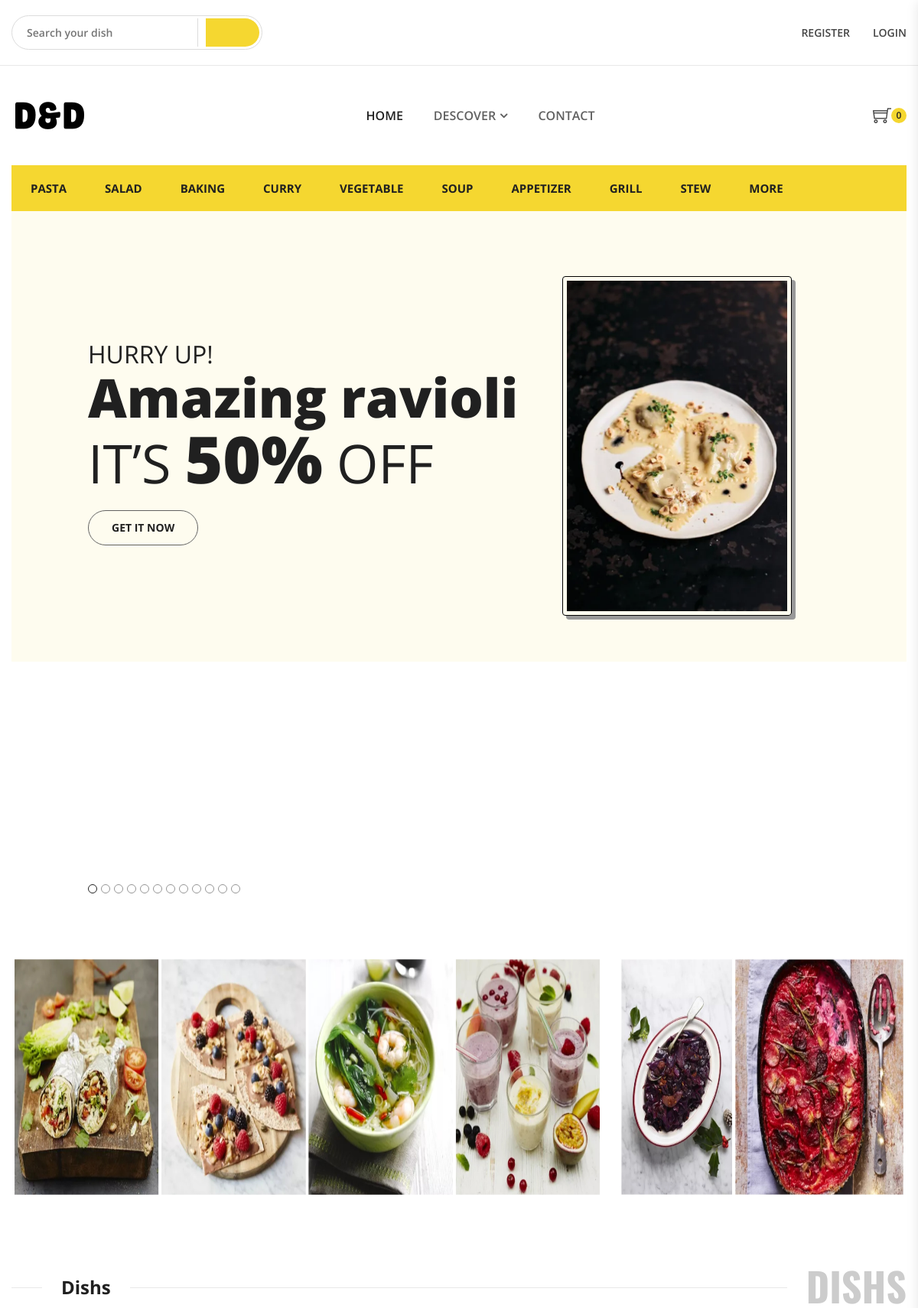
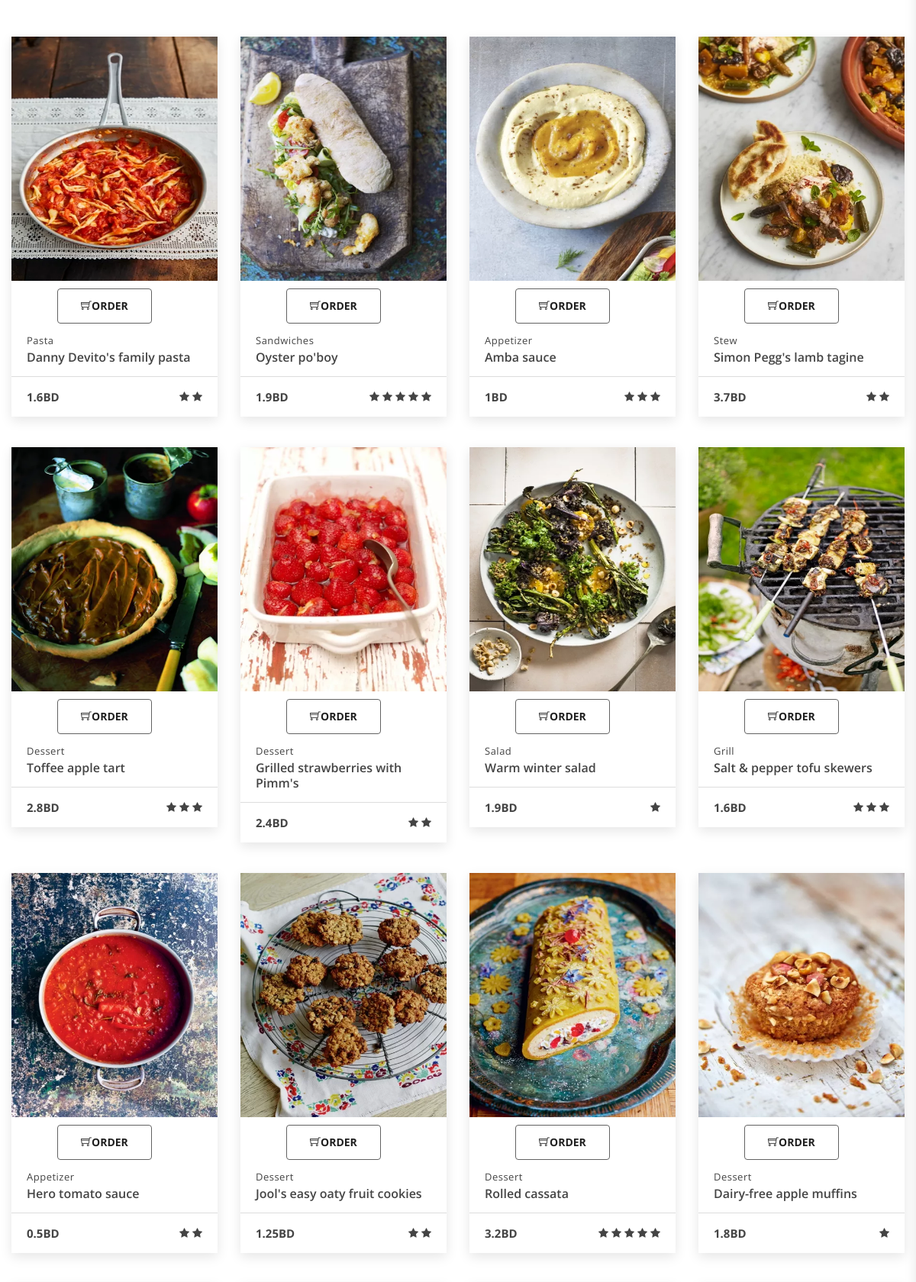
Page /project/index.php (upper part) on the committed database (2 pictures, top to bottom).
### tables this page shows
CREATE TABLE `category` (
  `qid` int(10) NOT NULL,
  `type` varchar(30) DEFAULT NULL
);

CREATE TABLE `dish` (
  `did` int(10) NOT NULL,
  `name` varchar(50) DEFAULT NULL,
  `description` varchar(100) NOT NULL,
  `ct_id` int(10) NOT NULL DEFAULT '25',
  `price` float DEFAULT NULL,
  `rate` int(1) NOT NULL DEFAULT '1',
  `pic` varchar(100) NOT NULL DEFAULT 'assets/images/dish_def.jpg',
  `fid` int(10) DEFAULT NULL
);

CREATE TABLE `offer` (
  `fid` int(10) NOT NULL,
  `offer` int(2) NOT NULL
);

### project/index.php (the view, shortened to what this page needs)
<?php
    extract($_GET);
    try{
        require("connection.php");
        $sql = "select type from category ";
        $dishsql = "SELECT did,name,type,price,rate,pic,offer,d.fid FROM dish d, category c, offer o WHERE d.ct_id = c.qid  GROUP BY did ORDER BY RAND() ;";
        $offer_sql = "SELECT did,name,type,price,rate,pic,offer
        FROM dish d, category c, offer o
        WHERE d.ct_id = c.qid
        AND   o.fid = d.fid
        AND d.fid IS NOT NULL
        ORDER BY RAND() ;";
        $rs2= $db->query($sql);
        $dish = $db->query($dishsql);
        $bestdish=$db->query($offer_sql);
    }
    catch(PDOException $e)
        {
        echo "Connection failed: " . $e->getMessage();
        }
?>
<!doctype html>
<html class="no-js" lang="en">
<head>
   <link rel="stylesheet" href="assets/css/ourStyle.css">
    <link rel="stylesheet" href="assets/css/bootstrap.min.css">
    <link rel="stylesheet" href="assets/css/icon-font.min.css">
    <link rel="stylesheet" href="assets/css/plugins.css">
    <link rel="stylesheet" href="assets/css/style.css">
</head>
<body onload="searchHintReq(); copo();">
<div class="header-section section">
    <div class="header-top header-top-one header-top-border pt-10 pb-10">
        <div class="container">
            <div class="row align-items-center justify-content-between">
                <div class="col order-12 order-xs-12 order-lg-2 mt-10 mb-10">
                        <div class="header-advance-search">
                            <form action="single-dish.php" autocomplete="off" id="dishsearch">
                                <div class="input" id="dlist"><input type="text" name="d" list="dishlist" placeholder="Search your dish" id="hint" onkeyup="">
                                </div>
                                <input type="hidden" > <div class="submit"><button><i class="icofont icofont-search-alt-1"></i></button></div>
                            </form>
                        </div>
                </div>
                      <div class="col order-2 order-xs-2 order-lg-12 mt-10 mb-10">
                        <div class="header-account-links">
                              <?php
                              if(isset($_SESSION['activeuser'])){
                              foreach ($account as $row) {?>
                                <a href="myaccount.php"><img id='propic' src="assets/images/userpic/<?php echo $row['profile_pic'];?>" > <span><?php echo $row['username'];?></span></a>
                                 <a href="logout.php"><i class="icofont icofont-login d-none"></i> <span>Logout</span></a>
                              <?php }}
                              else {?>
                                <a href="register.php"><span>Register</span></a>
                                <a href="login.php"><i class="icofont icofont-login d-none"></i> <span>Login</span></a>
                              <?php } ?>
                        </div>
                    </div>
            </div>
        </div>
    </div>
    <div class="header-bottom header-bottom-one header-sticky">
        <div class="container">
            <div class="row align-items-center justify-content-between">
                <div class="col mt-15 mb-15">
                    <div class="header-logo">
                        <a href="index.html">
                            <img src="assets/images/pic/logo.png"  width="100" height="100">
                        </a>
                    </div>
                </div>
                <div class="col order-12 order-lg-2 order-xl-2 d-none d-lg-block">
                   <div class="main-menu">
                        <nav>
                            <ul>
                                <li class="active"><a href="index.php">HOME</a></li>
                                <li class="menu-item-has-children"><a href="#">Descover</a>
                                </li>
                                <li><a href="contact.php">CONTACT</a></li>
                            </ul>
                        </nav>
                    </div>
                </div>
                <div class="col order-2 order-lg-12 order-xl-12">
                    <div class="header-shop-links">
                        <a href="cart.php" class="header-cart"><i class="ti-shopping-cart"></i> <span class="number"><?php echo count($_SESSION['mycart']); ?> </span></a>
                    </div>
                </div>
            </div>
        </div>
    </div>
    <div class="header-category-section">
        <div class="container">
            <div class="row">
                <div class="col">
                    <div class="header-category">
                        <nav class="category-menu">
                            <ul sty>
                            <?php
                                $m=0;
                                foreach($rs2 as $row) {
                                    if($m != 9)
                                    {   $type = $row["type"];
                                        echo "<li><a href='dish-grid.php?t=$type'>";
                                        echo $row["type"];
                                        echo"</a></li>";
                                        ++$m;
                                    }
                                    else
                                       break;
                                }
                                ?>
                                <li><a href="fullcategory.php">More</a></li>
                            </ul>
                        </nav>
                    </div>
                </div>
            </div>
        </div>
    </div>
</div>
<div class="hero-section section mb-30">
    <div class="container">
        <div class="row">
            <div class="col">
                <div class="hero-slider hero-slider-one">
                <?php foreach($bestdish as $row){ ?>
                    <div class="hero-item">
                        <div class="row align-items-center justify-content-between">
                            <div class="hero-content col">
                                <h2>HURRY UP!</h2>
                                <h1><span><?php echo $row['name']?></span></h1>
                                <h1>IT’S <span class="big"><?php echo $row['offer']?>%</span> OFF</h1>
                                <a href="single-dish.php?d=<?php echo $row["did"]?>">get it now</a>
                            </div>
                            <div class="hero-image col">
                               <img id='best' src="assets/images/pic/category/<?php echo $row['type'].'/'.$row['pic']?>" alt="Hero Image" width="300">
                            </div>
                        </div>
                    </div>
                <?php } ?>
                </div>
            </div>
        </div>
    </div>
</div>
<div class="banner-section section mb-60">
    <div class="container">
        <div class="row row-10">
            <div class="col-md-8 col-12 mb-30">
                <div class="banner"><a href="#"><img src="assets/images/pic/BeFunky-collage.jpg"  width="1000" height="320" alt="Banner"></a></div>
            </div>
            <div class="col-md-4 col-12 mb-30">
                <div class="banner"><a href="#"><img src="assets/images/pic/BeFunky-collage (1).jpg" width="380" height="320" alt="Banner"></a></div>
            </div>
        </div>
    </div>
</div>
<div class="product-section section mb-60">
    <div class="container">
        <div class="row">
            <div class="col-12 mb-40">
                <div class="section-title-one" data-title="DISHS"><h1>Dishs</h1></div>
            </div>
            <div class="col-12">
                <div class="row">
                    <?php
                    $rownum=0;
                    foreach($dish as $row) {
                        if($rownum != 16){
                    ?>
                    <div class="col-xl-3 col-lg-4 col-md-6 col-12 pb-30 pt-10">
                        <div class="ee-product">
                            <div class="image">
                                <a href="single-dish.php?d=<?php echo $row["did"]?>" class="img"><img src="assets/images/pic/category/<?php echo $row["type"].'/'.$row["pic"]?>" width="270" height="320" alt="Product Image" onerror=this.src="assets/images/pic/default.jpg"></a>
                                <button type="button"  class="btn btn-outline-warning mt-10 ml-60" onclick="window.location.href='single-dish.php?d=<?php echo $row['did']?>'"><i class="ti-shopping-cart"></i>order</button>
                            </div>
                            <div class="content">
                                <div class="category-title">
                                    <a href="#" class="cat"><?php echo $row["type"]?></a>
                                    <h5 class="title"><a href="single-dish.php"><?php echo $row["name"]?></a></h5>
                                </div>
                                <div class="price-ratting">
                                    <?php if($row['fid'] == null){?>
                                    <h5 class="price"><?php echo $row["price"].'BD'?></h5>
                                    <?php }
                                    else {
                                    ?>
                                    <h5 class="price"><span class="old"><?php echo $row["price"]?> BD</span><?php echo ($row["price"]-($row["price"] * ($row["offer"] / 100 ))) ?> BD</h5>
                                    <?php } ?>
                                    <div class="ratting">
                                        <?php for($i=0 ; $i < $row["rate"] ; ++$i)
                                                    echo "<i class='fa fa-star'></i>";?>
                                    </div>
                                </div>
                            </div>
                        </div>
                    </div>
                    <?php ++$rownum;} } ?>
                </div>
            </div>
        </div>
    </div>
</div>
</body>
</html>

### project/assets/css/plugins.css (style rules this page uses)
.slick-slider { position:relative;display:block;box-sizing:border-box;-webkit-user-select:none;-moz-user-select:none;-ms-user-select:none;user-select:none;-webkit-touch-callout:none;-khtml-user-select:none;-ms-touch-action:pan-y;touch-action:pan-y;-webkit-tap-highlight-color:transparent }
.slick-slide { display:none;float:left;height:100%;min-height:1px }
.slick-slide img { display:block }
.slick-initialized .slick-slide { display:block }

### project/index.php (style rules this page uses)
#best { border: 1px solid #000; border-radius: 4px; padding: 5px; -moz-box-shadow: 5px 5px 0px #999; -webkit-box-shadow: 5px 5px 0px #999; box-shadow: 5px 5px 0px #999; }

### rows in the picture
category: type "PASTA"
category: type "SALAD"
category: type "BAKING"
category: type "CURRY"
category: type "VEGETABLE"
category: type "SOUP"
category: type "APPETIZER"
category: type "GRILL"
category: type "STEW"
dish: name "Amazing ravioli", fid.offer "50", ct+pic (picture)
dish: ct+pic (picture), ct.type "Pasta", name "Danny Devito's family pasta", price "1.6", rate 2 (drawn)
dish: ct+pic (picture), ct.type "Sandwiches", name "Oyster po'boy", price "1.9", rate 5 (drawn)
dish: ct+pic (picture), ct.type "Appetizer", name "Amba sauce", price "1", rate 3 (drawn)
dish: ct+pic (picture), ct.type "Stew", name "Simon Pegg's lamb tagine", price "3.7", rate 2 (drawn)
dish: ct+pic (picture), ct.type "Dessert", name "Toffee apple tart", price "2.8", rate 3 (drawn)
dish: ct+pic (picture), ct.type "Dessert", name "Grilled strawberries with Pimm's", price "2.4", rate 2 (drawn)
dish: ct+pic (picture), ct.type "Salad", name "Warm winter salad", price "1.9", rate 1 (drawn)
dish: ct+pic (picture), ct.type "Grill", name "Salt & pepper tofu skewers", price "1.6", rate 3 (drawn)
dish: ct+pic (picture), ct.type "Appetizer", name "Hero tomato sauce", price "0.5", rate 2 (drawn)
dish: ct+pic (picture), ct.type "Dessert", name "Jool's easy oaty fruit cookies", price "1.25", rate 2 (drawn)
dish: ct+pic (picture), ct.type "Dessert", name "Rolled cassata", price "3.2", rate 5 (drawn)
dish: ct+pic (picture), ct.type "Dessert", name "Dairy-free apple muffins", price "1.8", rate 1 (drawn)

### other values in the picture
count($_SESSION['mycart']) "0"
